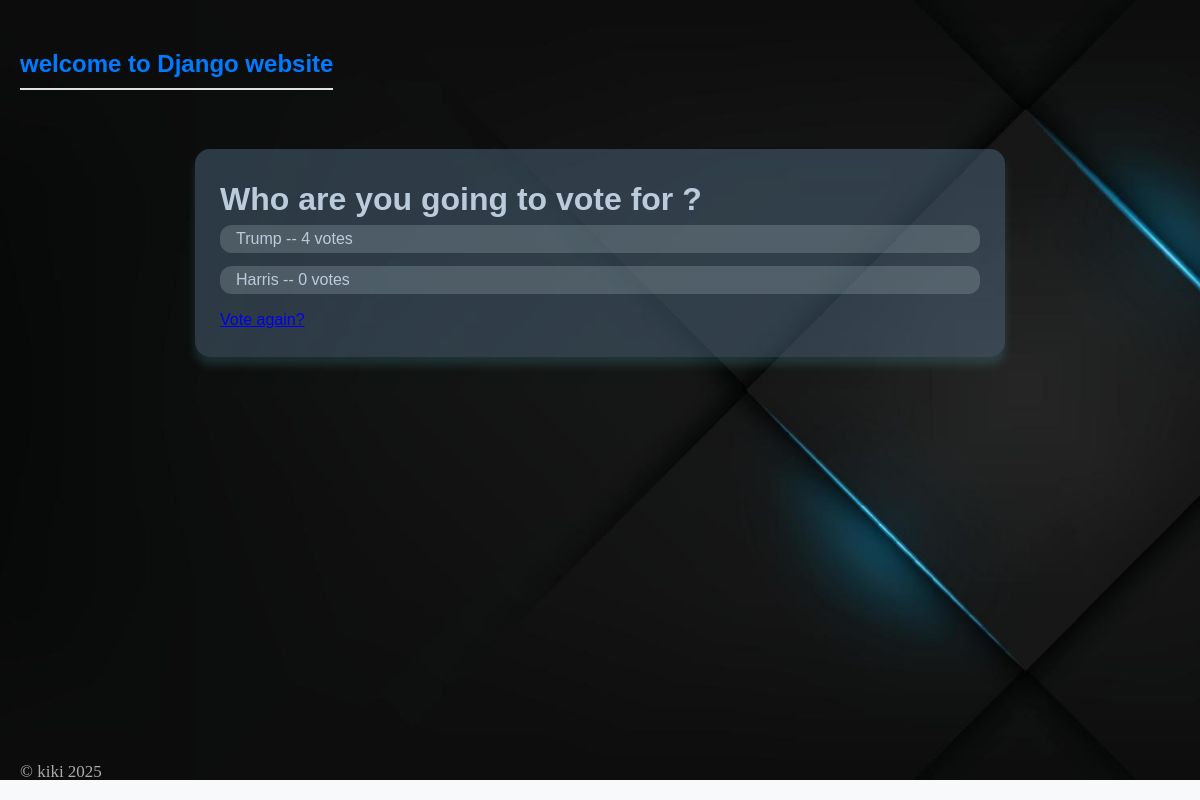
The page /1/results/ on the database as committed earlier.
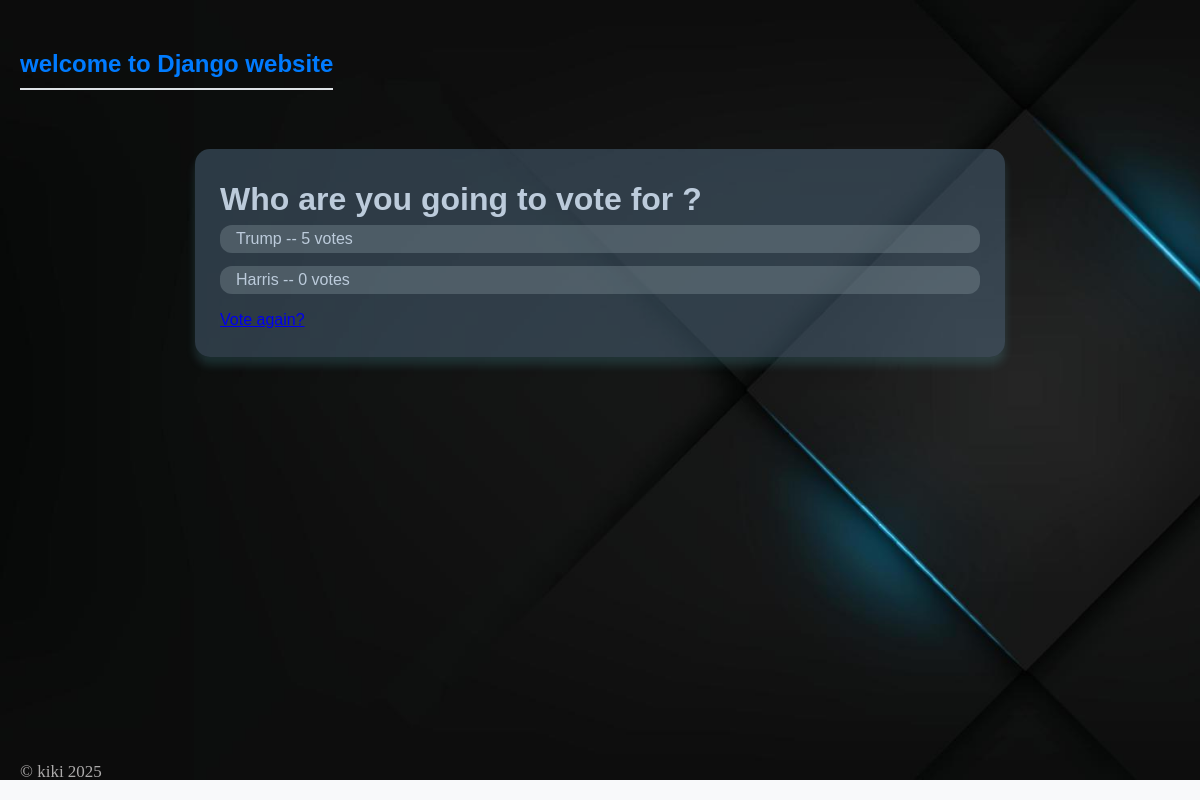
The same page on the database as committed later.
### polls/models.py (models this page shows, shortened)
class Choice(models.Model):
    question = models.ForeignKey(Question , on_delete=models.CASCADE) # this will define relation between Question & Choice classes
    choice_text = models.CharField(max_length=200)
    votes = models.IntegerField(default=0)

### polls/views.py (the view)
# urls.py: path("<int:pk>/results/", views.ResultsView.as_view(), name="results"),
class ResultsView(generic.DetailView):
     model = Question
     template_name = "polls/results.html"

### polls/templates/polls/results.html
{% extends 'polls/main.html' %}
{% block content %}
    <h1>{{ question.question_text }}</h1>
    <ul>
    {% for choice in question.choice_set.all %}
        <li>{{ choice.choice_text }} -- {{ choice.votes }} vote{{ choice.votes|pluralize }}</li>
    {% endfor %}
    </ul>
    <a href="{% url 'polls:detail' question.id %}">Vote again?</a>
{% endblock %}

Rows that differ between the two databases and show on the page:
changed Choice "Trump": votes "4" → "5"
